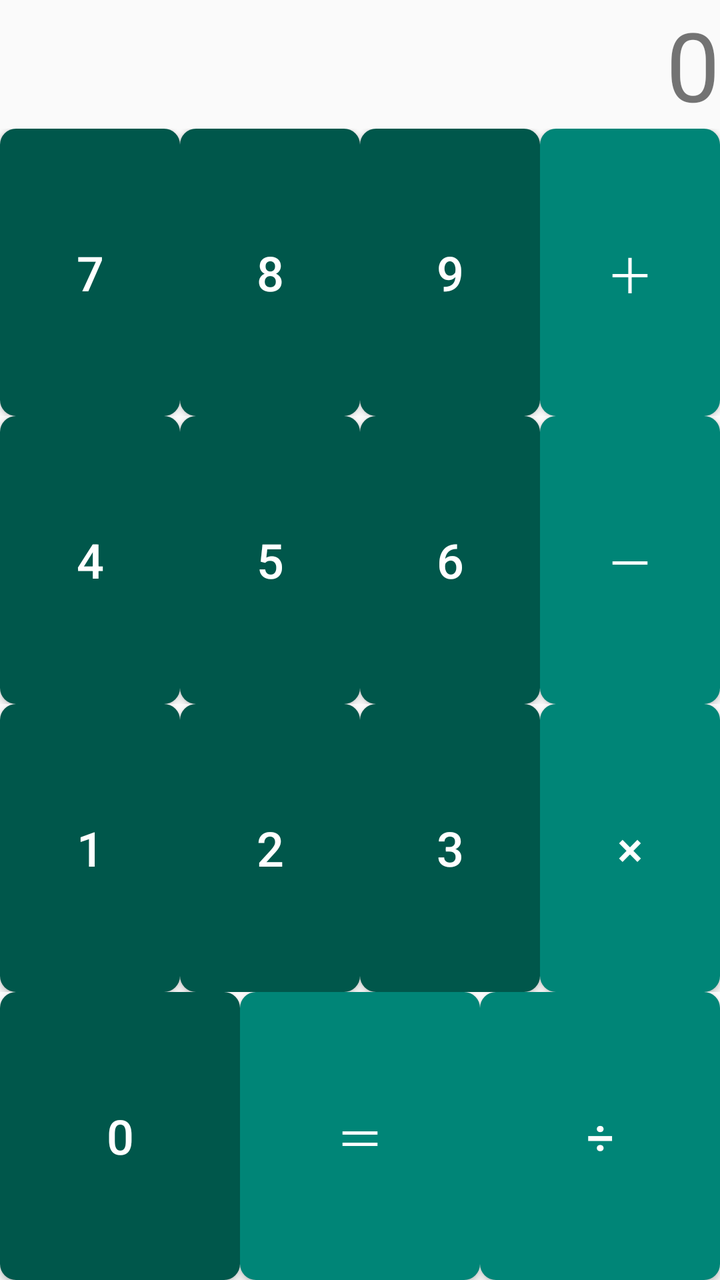
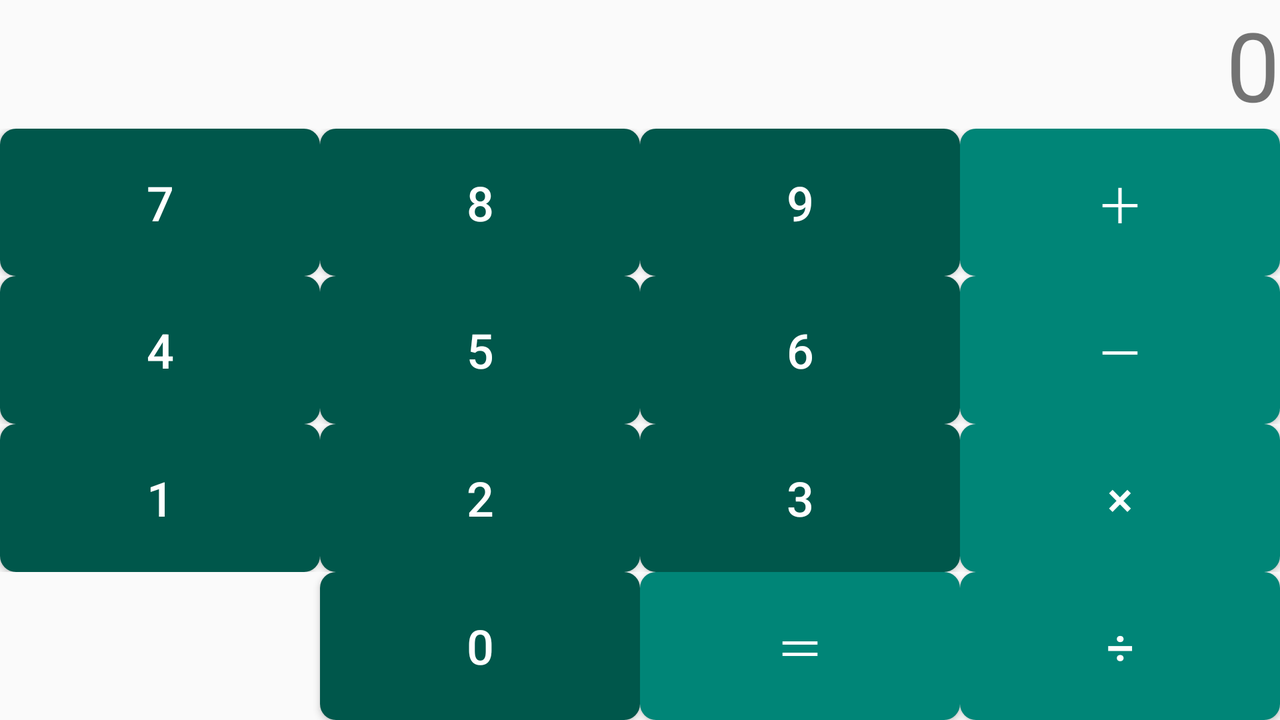

Compare how this app lays out the same screen by default and in its alternative resource folder. The renders come first, then the two layout files and the values they reference.
<!-- AndroidManifest.xml: application theme AppTheme -->
<!-- res/layout/linear_calc.xml -->
<?xml version="1.0" encoding="utf-8"?>
<LinearLayout xmlns:android="http://schemas.android.com/apk/res/android"
    android:orientation="vertical"
    android:layout_width="match_parent"
    android:layout_height="match_parent"
    >

    <TextView
        android:layout_width="match_parent"
        android:layout_height="wrap_content"
        android:text="@string/initial_num"
        android:gravity="right"
        android:textSize="@dimen/display_text_size"
        >
    </TextView>
    <LinearLayout
        style="@style/LinearHorizontalTheme"
        >

        <Button
            style="@style/NumberButtonTheme"
            android:text="@string/seven"
            />

        <Button
            style="@style/NumberButtonTheme"
            android:text="@string/eight"
            />

        <Button
            style="@style/NumberButtonTheme"
            android:text="@string/nine"
            />

        <Button
            style="@style/BaseButtonTheme"
            android:text="@string/plus"
            />

    </LinearLayout>

    <LinearLayout
        style="@style/LinearHorizontalTheme"
        >

        <Button
            style="@style/NumberButtonTheme"
            android:text="@string/four"
            />

        <Button
            style="@style/NumberButtonTheme"
            android:text="@string/five"
            />

        <Button
            style="@style/NumberButtonTheme"
            android:text="@string/six"
            />

        <Button
            style="@style/BaseButtonTheme"
            android:text="@string/minus"
            />

    </LinearLayout>

    <LinearLayout
        style="@style/LinearHorizontalTheme"
        >

        <Button
            style="@style/NumberButtonTheme"
            android:text="@string/one"
            />

        <Button
            style="@style/NumberButtonTheme"
            android:text="@string/two"
            />

        <Button
            style="@style/NumberButtonTheme"
            android:text="@string/three"
            />


        <Button
            style="@style/BaseButtonTheme"
            android:text="@string/multi"
            />

    </LinearLayout>

    <LinearLayout
        style="@style/LinearHorizontalTheme"
        >

        <Button
            style="@style/NumberButtonTheme"
            android:text="@string/zero"
            />

        <Button
            style="@style/BaseButtonTheme"
            android:text="@string/equal"
            />

        <Button
            style="@style/BaseButtonTheme"
            android:text="@string/div"
            />

    </LinearLayout>
</LinearLayout>
<!-- resources referenced by this layout -->
<resources>
  <dimen name="display_text_size">48sp</dimen>
  <string name="div">÷</string>
  <string name="eight">8</string>
  <string name="equal">＝</string>
  <string name="five">5</string>
  <string name="four">4</string>
  <string name="initial_num">0</string>
  <string name="minus">－</string>
  <string name="multi">×</string>
  <string name="nine">9</string>
  <string name="one">1</string>
  <string name="plus">＋</string>
  <string name="seven">7</string>
  <string name="six">6</string>
  <string name="three">3</string>
  <string name="two">2</string>
  <string name="zero">0</string>
  <style name="LinearHorizontalTheme">
          <item name="android:gravity">right</item>
          <item name="android:orientation">horizontal</item>
          <item name="android:layout_width">match_parent</item>
          <item name="android:layout_height">0dp</item>
          <item name="android:layout_weight">1</item>
      </style>
  <style name="NumberButtonTheme" parent="BaseButtonTheme">
          <item name="android:background">@drawable/number_button_selector</item>
      </style>
  <style name="AppTheme" parent="Theme.AppCompat.Light.DarkActionBar">
          
          <item name="colorPrimary">@color/colorPrimary</item>
          <item name="colorPrimaryDark">@color/colorPrimaryDark</item>
          <item name="colorAccent">@color/colorAccent</item>
      </style>
  <dimen name="button_text_size">24sp</dimen>
  <!-- drawable normal_button_selector (drawable) -->
  <?xml version="1.0" encoding="utf-8"?>
  <selector xmlns:android="http://schemas.android.com/apk/res/android">
  
      <item android:state_pressed="true"
          android:drawable="@drawable/normal_button_pressed" />
      <item
          android:drawable="@drawable/normal_button" />
  </selector>
  <!-- drawable number_button_selector (drawable) -->
  <?xml version="1.0" encoding="utf-8"?>
  <selector xmlns:android="http://schemas.android.com/apk/res/android">
      <item android:state_pressed="true"
          android:drawable="@drawable/number_button_pressed" />
      <item
          android:drawable="@drawable/number_button" />
  </selector>
  <color name="colorPrimary">#008577</color>
  <color name="colorPrimaryDark">#00574B</color>
  <color name="colorAccent">#D81B60</color>
  <!-- drawable normal_button (drawable) -->
  <?xml version="1.0" encoding="utf-8"?>
  <shape
      android:shape="rectangle"
      xmlns:android="http://schemas.android.com/apk/res/android">
  
      
      <corners android:radius="@dimen/base_button_radius" />
  
      
      <gradient
          android:startColor="@color/colorPrimary"
          android:endColor="@color/colorPrimary"
       />
  </shape>
  <!-- drawable number_button_pressed (drawable) -->
  <?xml version="1.0" encoding="utf-8"?>
  <shape
      android:shape="rectangle"
      xmlns:android="http://schemas.android.com/apk/res/android">
  
      
      <corners android:radius="@dimen/base_button_radius" />
  
      
      <gradient
          android:startColor="@color/numberButtonPressedStartColor"
          android:endColor="@color/numberButtonPressedEndColor"
       />
  </shape>
  <!-- drawable number_button (drawable) -->
  <?xml version="1.0" encoding="utf-8"?>
  <shape
      android:shape="rectangle"
      xmlns:android="http://schemas.android.com/apk/res/android">
  
      
      <corners android:radius="8dp" />
  
      
      <gradient
          android:startColor="@color/colorPrimaryDark"
          android:endColor="@color/colorPrimaryDark"
          />
  </shape>
  <dimen name="base_button_radius">8dp</dimen>
  <color name="normalButtonPressedStartColor">#FFEB3B</color>
  <color name="normalButtonPressedEndColor">#FF9800</color>
  <color name="numberButtonPressedStartColor">#36F4CE</color>
  <color name="numberButtonPressedEndColor">#364FF4</color>
</resources>
<!-- res/layout-land/linear_calc.xml (the repository's variant of the layout above) -->
<!-- drawn on the phone turned sideways -->
<?xml version="1.0" encoding="utf-8"?>
<LinearLayout xmlns:android="http://schemas.android.com/apk/res/android"
    android:orientation="vertical"
    android:layout_width="match_parent"
    android:layout_height="match_parent"
    >

    <TextView
        android:layout_width="match_parent"
        android:layout_height="wrap_content"
        android:text="@string/initial_num"
        android:textAlignment="viewEnd"
        android:textSize="@dimen/display_text_size" />
    <LinearLayout
        style="@style/LinearHorizontalTheme"
        >

        <Button
            style="@style/NumberButtonTheme"
            android:text="@string/seven"
            />

        <Button
            style="@style/NumberButtonTheme"
            android:text="@string/eight"
            />

        <Button
            style="@style/NumberButtonTheme"
            android:text="@string/nine"
            />

        <Button
            style="@style/BaseButtonTheme"
            android:text="@string/plus"
            />

    </LinearLayout>

    <LinearLayout
        style="@style/LinearHorizontalTheme"
        >

        <Button
            style="@style/NumberButtonTheme"
            android:text="@string/four"
            />

        <Button
            style="@style/NumberButtonTheme"
            android:text="@string/five"
            />

        <Button
            style="@style/NumberButtonTheme"
            android:text="@string/six"
            />

        <Button
            style="@style/BaseButtonTheme"
            android:text="@string/minus"
            />

    </LinearLayout>

    <LinearLayout
        style="@style/LinearHorizontalTheme"
        >

        <Button
            style="@style/NumberButtonTheme"
            android:text="@string/one"
            />

        <Button
            style="@style/NumberButtonTheme"
            android:text="@string/two"
            />

        <Button
            style="@style/NumberButtonTheme"
            android:text="@string/three"
            />


        <Button
            style="@style/BaseButtonTheme"
            android:text="@string/multi"
            />

    </LinearLayout>

    <LinearLayout
        style="@style/LinearHorizontalTheme"
        >

        <Space
            android:layout_width="0dp"
            android:layout_weight="1"
            android:layout_height="match_parent" />

        <Button
            style="@style/NumberButtonTheme"
            android:text="@string/zero"
            />

        <Button
            style="@style/BaseButtonTheme"
            android:text="@string/equal"
            />

        <Button
            style="@style/BaseButtonTheme"
            android:text="@string/div"
            />

    </LinearLayout>
</LinearLayout>
